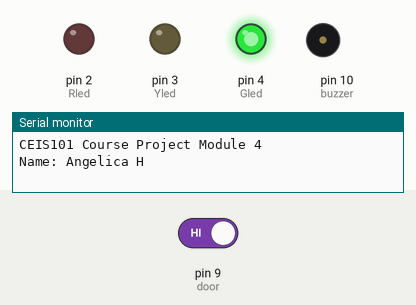
The sketch below on a simulated Arduino Uno, built with avr-gcc and run on an emulated ATmega328P. Shown: output pins drawn as LEDs (lit = HIGH), buzzer (waves = sounding, pin HIGH), the last lines printed to the serial monitor. Dashed ring = blinking. The test bench sets the inputs (shaded band); at power-on: pin 9 (door) HIGH.

Above: at 1.2 s.
1.3 s: pin 9 (door) driven LOW
At 1.55 s:
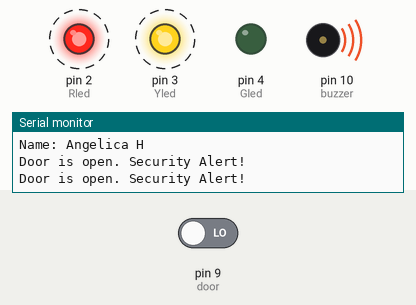
4.3 s: pin 9 (door) driven HIGH
At 5.4 s:
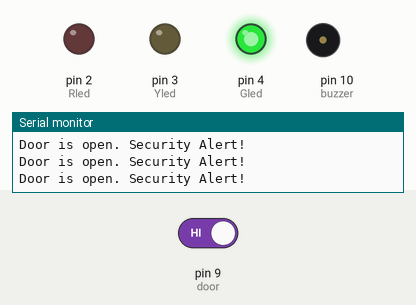
Timing chart, 0 to 7.3 s (numbered marks = the images above; inputs shaded):
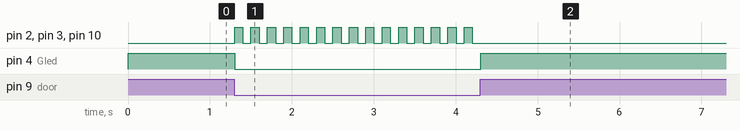

Measured:
- after the input at 1.3 s, pin 2 (Rled), pin 3 (Yled), pin 10 (buzzer): alternates HIGH for 0.10 s and LOW for 0.10 s, starting at once; pin 4 (Gled): HIGH → LOW at once
- after the input at 4.3 s, pin 2 (Rled), pin 3 (Yled), pin 10 (buzzer): stops changing and stays LOW; pin 4 (Gled): LOW → HIGH at once

The sketch:

Traffic_Light.ino
```cpp
#define Rled 2
#define Yled 3
#define Gled 4
#define buzzer 10
#define door 9
#define delaytime 100  // === Second run, change to 100

void setup() {
  Serial.begin(9600);  // Set the baud rate
  Serial.println("CEIS101 Course Project Module 4");
  Serial.println("Name: Angelica H ");  //replace xxxxx with your name

  pinMode(Rled, OUTPUT);
  pinMode(Yled, OUTPUT);
  pinMode(Gled, OUTPUT);
  pinMode(buzzer, OUTPUT);
  digitalWrite(buzzer, LOW);
  pinMode(door, INPUT_PULLUP);  //door sensor
}

void loop() {
  int value = digitalRead(door);
  if (value != 0) {  // Door closed, no security threat
    digitalWrite(Rled, LOW);
    digitalWrite(Yled, LOW);
    digitalWrite(Gled, HIGH);
    digitalWrite(buzzer, LOW);
  } else {  // Door open, security threat
    Serial.println("Door is open. Security Alert! ");
    digitalWrite(Rled, HIGH);
    digitalWrite(Yled, HIGH);
    digitalWrite(buzzer, HIGH);
    digitalWrite(Gled, LOW);
    delay(delaytime);
    digitalWrite(Rled, LOW);
    digitalWrite(Yled, LOW);
    digitalWrite(buzzer, LOW);
    delay(delaytime);
  }  // end of else
}  //end of loop
```
